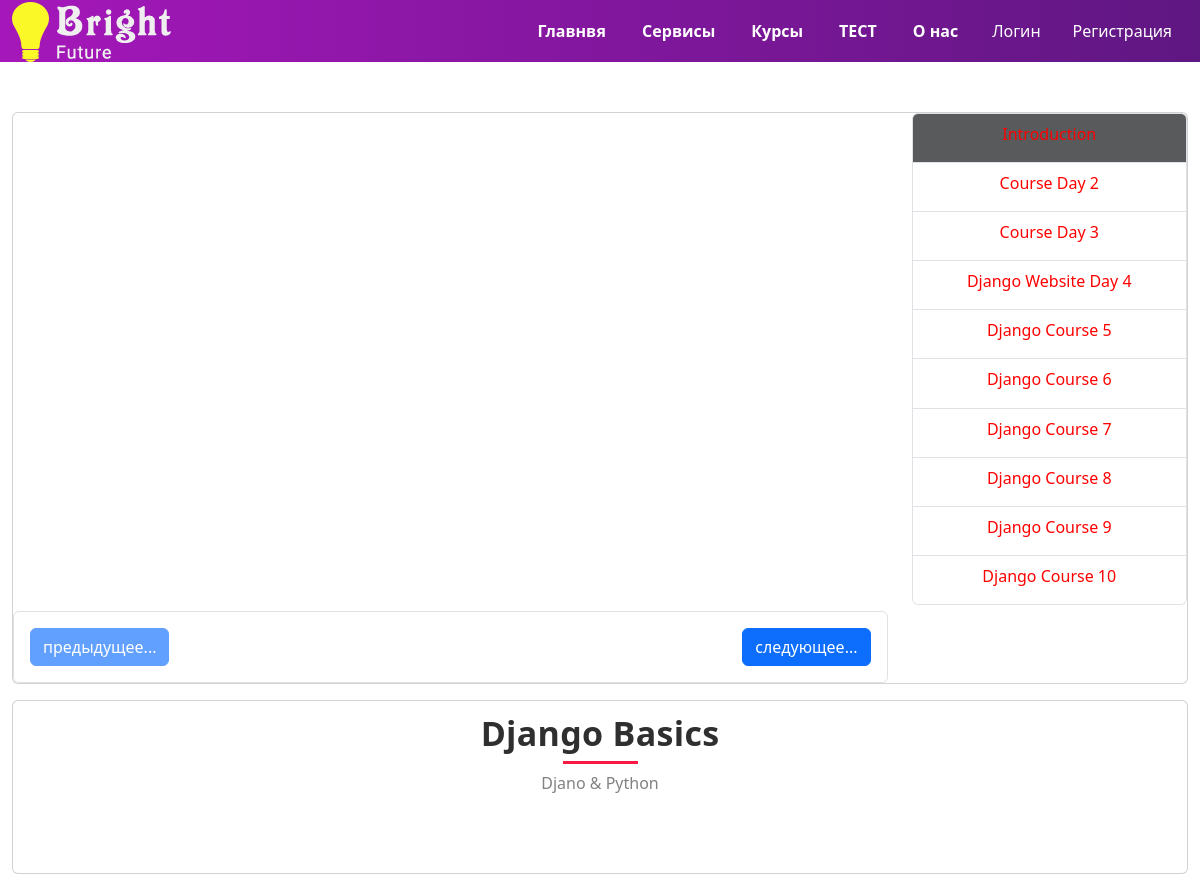
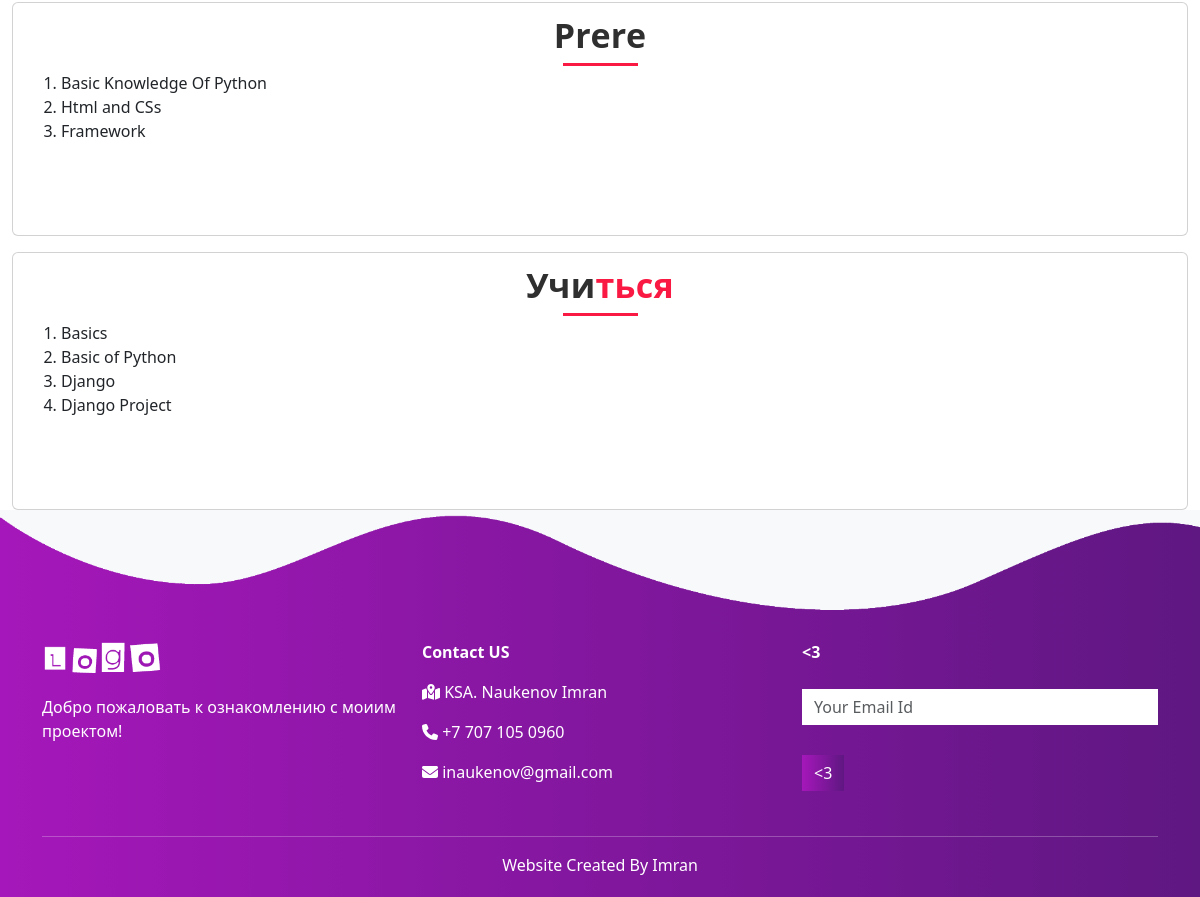
The app's page /course/Django_basic with its own data (2 pictures, top to bottom).
### courses/models/video.py (models this page shows)
class Video(models.Model):
    title = models.CharField(max_length = 30, null = False)
    course = models.ForeignKey(Course, null = False, on_delete=models.CASCADE)
    serial_number = models.IntegerField(null = False)
    video_id = models.CharField(max_length = 100, null = False)
    is_preview = models.BooleanField(default = False)
    def __str__(self):
        return self.title

### courses/models/course.py (models this page shows, shortened)
class Course(models.Model):
    name = models.CharField(max_length = 40 , null = False)
    slug = models.CharField(max_length = 50 , null = False, unique = True)
    description = models.CharField(max_length = 250 , null = True)
    price = models.IntegerField(null = False, default = 499)
    discount = models.IntegerField(null = False, default = 0)
    active = models.BooleanField(default = False)
    thumbnail = models.ImageField(upload_to= "flies/tumbnail")
    date = models.DateTimeField(auto_now_add=True)
    resourse = models.FileField(upload_to= "flies/resourse")
    length = models.IntegerField(null = False)

class CourseProperty(models.Model):
    description = models.CharField(max_length = 30, null = False)
    course = models.ForeignKey(Course, null = False, on_delete=models.CASCADE)
    class Meta:
        abstract = True

class Prerequisite(CourseProperty):
    pass

class Learning(CourseProperty):
    pass

### courses/views/courses.py (the view, shortened to what this page needs)
# urls.py: path('course/<str:slug>', CoursePage , name="CoursePage"),
def CoursePage(request, slug):
    course = Course.objects.get(slug = slug)
    serial_number = request.GET.get('lecture')
    videos = course.video_set.all().order_by("serial_number")
    next_number = 2;
    prev_number = None;
    if serial_number is None:
        serial_number = 1
    else:
        next_number = int(serial_number)+1
        if len(videos) < next_number:
            next_number = None
        prev_number = int(serial_number)-1
    video = Video.objects.filter(serial_number = serial_number, course = course) .first()
    context = {
        "course" : course,
        "video"  : video,
        "videos" : videos,
        "next_number" : next_number,
        "prev_number" : prev_number
    }
    return render(request, template_name="courses/course_page.html", context= context)

### courses/templates/courses/course_page.html (shortened to what this page needs)
{% extends './base.html' %}
{% load course_custom_tags %}
{% block content %}
  {% load static %}
  {% block css %}
    <link rel="stylesheet" href="{% static 'courses/css/common.css' %}" />
  {% endblock %}
  <div class="pad">
    <div class="container-fluid">
      <div>
        <div class="card">
          <div class="row">
            <div class="col">
              <div class="mx-auto">
                <iframe id="player" class="mx-auto" width="100%" height="315" src="https://www.youtube.com/embed/{{ video.video_id }}" title="YouTube video player" frameborder="0" allow="accelerometer; autoplay; clipboard-write; encrypted-media; gyroscope; picture-in-picture; web-share" allowfullscreen></iframe>
                <div class="border rounded p-3">
                    <div class="d-flex justify-content-between">
                    <div id="previous">
                        {% if prev_number %}
                        <a class="btn btn-primary" href="?lecture={{prev_number}}">предыдущее...</a>
                        {% else %}
                        <a class="btn btn-primary disabled" href="?lecture={{prev_number}}">предыдущее...</a>
                        {% endif %}
                    </div>
                    <div id="next">
                        {% if next_number %}
                        <a class="btn btn-primary" href="?lecture={{next_number}}">следующее...</a>
                        {% else %}
                        <a class="btn btn-primary disabled" href="?lecture={{next_number}}">следующее...</a>
                        {% endif %}
                    </div>
                </div>
                </div>
            </div>
            </div>
            <div class="col-3">
              <ul id="video_list" class="list-group">
                {% for v in videos %}
                  <li class="list-group-item {% if v == video %} active-video colorr {% endif %}" style="height: 100px; text-align: center; ">
                    <a style="color: red;" class="{% if v == video %} active-video{% endif %}" href="?lecture={{ v.serial_number }}">{{ v }}</a>
                  </li>
                {% endfor %}
                </ul>
            </div>
          </div>
        </div>
        <div class="mt-3">
          <div class="card">
            <div class="section-head col-sm-12 mt-3">
              <div class="card-body">
                <h4><span>{{ course.name }}</span></h4>
                <p class="card-text">{{ course.description }}</p>
              </div>
            </div>
          </div>
        </div>
        <div class="mt-3">
          <div class="card">
            <div class="section-head col-sm-12 mt-3">
              <div class="card-body">
                <h4><span>Prere</span></h4>
                <p class="card-text">
                  <ol class="card-text">
                    {% for pre in course.prerequisite_set.all %}
                      <li>{{ pre.description }}</li>
                    {% endfor %}
                  </ol>
                </p>
              </div>
            </div>
          </div>
        </div>
        <div class="mt-3">
          <div class="card">
            <div class="section-head col-sm-12 mt-3">
              <div class="card-body">
                <h4><span>Учи</span>ться</h4>
                <p class="card-text">
                  <ol class="card-text">
                    {% for ler in course.learning_set.all %}
                      <li>{{ ler.description }}</li>
                    {% endfor %}
                  </ol>
                </p>
              </div>
            </div>
          </div>
      </div>
    </div>
  </div>
{% endblock %}

### courses/templates/courses/base.html (shortened to what this page needs)
<!DOCTYPE html>
<html lang="en">
<head>
    {% load static %}
    <link rel="stylesheet" href="{% static "../static/courses/css/style.css"%} ">
    <link href="{% static 'fontawesomefree/css/all.min.css' %}" rel="stylesheet" type="text/css">
    <link rel="stylesheet" href=" {% static '../static/courses/css/bootstrap.min.css' %} ">
    {% block css %}
    {% endblock css %}
    {% load bootstrap5 %}
    {% bootstrap_css %}
</head>
<body>
  <section id="nav-bar">
    <nav class="navbar navbar-expand-lg bg-body-tertiary">
      <div class="container-fluid">
        <a href="#" class="logo">
          <img src="{% static "courses/logo.png" %} " alt="logo">
        </a>
        <div class="collapse navbar-collapse" id="navbarNav">
          <ul class="navbar-nav ms-auto">
            <li class="nav-item">
              <a class="nav-link" href="/">Главнвя</a>
            </li>
            <li class="nav-item">
              <a class="nav-link" href="http://127.0.0.1:8000/#services">Сервисы</a>
            </li>
            <li class="nav-item">
              <a class="nav-link" href="http://127.0.0.1:8000/#Courses">Курсы</a>
            </li>
            <li class="nav-item">
              <a class="nav-link" href="http://127.0.0.1:8000/#testiomial">ТЕСТ</a>
            </li>
            <li class="nav-item">
              <a class="nav-link" href="http://127.0.0.1:8000/#about-us">О нас</a>
            </li>
          </ul>
        </div>
        {% if request.user.is_authenticated %}
          <div class="d-flex justify-content-center align-item-center gap-2">
              <a href="/my_courses" class="text-white text-decoration-none px-3 py-1">
                Mycourses
              </a>
              <a href="/logout" class="text-white text-decoration-none px-3 py-1">Выход</a>
            {% else %}
              <a href="http://localhost:8000/login" class="text-white text-decoration-none px-3 py-1">Логин</a>
              <a href="http://localhost:8000/signup" class="text-white text-decoration-none px-3 py-1">Регистрация</a>
            {% endif %}
      </div>
    </nav>
  </section>
    {% block content %}
    {% endblock content %}
  <section id="footer">
      <img src="{% static '../static/courses/wave2.png' %}" class="footer-img">
      <div class="container">
        <div class="row">
          <div class="col-md-4 footer-box">
            <img src="{% static '../static/courses/demo-logo.png' %}">
            <p>Добро пожаловать к ознакомлению с моиим проектом!</p>
          </div>
          <div class="col-md-4 footer-box">
            <p><b>Contact US</b></p>
            <p><i class="fa-solid fa-map-location-dot"></i> KSA. Naukenov  Imran</p>
            <p><i class="fa-solid fa-phone"></i> +7 707 105 0960</p>
            <p><i class="fa-solid fa-envelope"></i> inaukenov@gmail.com</p>
          </div>
          <div class="col-md-4 footer-box">
            <p><b> <3 </b></p>
            <input type="email" name="text" class="form-control" placeholder="Your Email Id">
            <button type="button" class="btn btn-primary"> <3 </button>
          </div>
        </div>
        <hr>
        <p class="copyright">Website Created By Imran </p>
      </div>
</section>
</body>
</body>
</html>

### courses/static/courses/css/style.css (style rules this page uses)
* { margin: 0; padding: 0; box-sizing: border-box; -moz-box-sizing: border-box; -webkit-box-sizing: border-box; }
#nav-bar { position: sticky; top: 0; z-index: 10; }
.navbar { background-image: linear-gradient(to right, #a517ba, #5f1782); padding: 0 !important; }
.navbar-nav li { padding: 0 10px; }
.navbar-nav li a { color: #fff !important; font-weight: 600; }
span { display: inline-block; text-decoration: none; color: inherit; }
.section-head { margin-bottom: 60px; }
.section-head h4 { position: relative; padding: 0; color: #f91942; line-height: 1px; letter-spacing: 0.3px; font-size: 34px; font-weight: 700; text-align: center; text-transform: none; margin-bottom: 30px; }
.section-head h4::before { content: ''; width: 75px; height: 3px; background-color: #f91942; position: absolute; bottom: -25px; left: 0; right: 0; margin: 0 auto; }
.section-head h4 span { font-weight: 700; padding-bottom: 5px; color: #2f2f2f; }
.section-head p { color: #818181; font-size: 16px; line-height: 28px; text-align: center; }
body { font-family: montserrat; }
#footer { background-image: linear-gradient(to right, #a517ba, #5f1782); color: #fff; width: 100%; }
.footer-img { width: 100%; }
.footer-box { padding: 20px; }
.footer-box img { width: 120px; margin-bottom: 20px; }
.footer-box .form-control { box-shadow: none !important; border: none; border-radius: 0; margin-top: 25px; min-width: 250px; }
.footer-box .btn-primary { box-shadow: none !important; border: none; border-radius: 0; margin-top: 30px; background-image: linear-gradient(to right, #a517ba, #5f1782); }
hr { background-color: #fff; }
.copyright { margin-bottom: 0; padding-bottom: 20px; text-align: center; }
.card { transition: all 0.3s; }
#video_list li a { color: red; padding: 5px; }
.colorr { background-color: #a517ba; }

### courses/static/courses/css/common.css (style rules this page uses)
.pad { padding-top: 50px; }
a { text-decoration: none; }
#video_list { overflow-y: scroll; }
.active-video { background-color: rgb(88, 90, 91); }

### records on screen
Video: title "Course Day 2"
Video: title "Course Day 3"
Video: title "Django Website Day 4"
Video: title "Django Course 5"
Video: title "Django Course 6"
Video: title "Django Course 7"
Video: title "Django Course 8"
Video: title "Django Course 9"
Video: title "Django Course 10"
Course: name "Django Basics", description "Djano & Python"
Prerequisite: description "Basic Knowledge Of Python"
Prerequisite: description "Html and CSs"
Prerequisite: description "Framework"
Learning: description "Basics"
Learning: description "Basic of Python"
Learning: description "Django"
Learning: description "Django Project"
